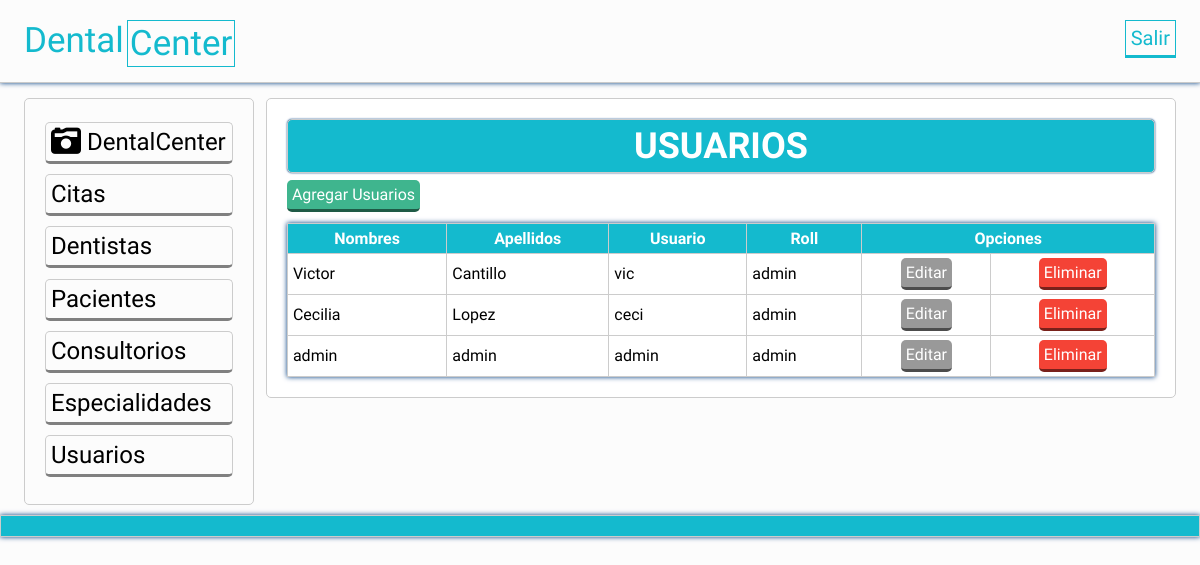
The page /vista/usuarios_vista.php on the database its author committed.
### tables this page shows
CREATE TABLE `usuarios` (
  `id` int(11) NOT NULL,
  `usuario` varchar(20) NOT NULL,
  `pass` varchar(200) DEFAULT NULL,
  `nombres` varchar(50) NOT NULL,
  `apellidos` varchar(50) NOT NULL,
  `Roll` varchar(15) NOT NULL
);

### vista/usuarios_vista.php (the view, shortened to what this page needs)
<?php
try{
	$conexion = new PDO('mysql:host=localhost;dbname=dentalcenter','root','');
}catch(PDOException $e){
	echo "Error: ". $e->getMessage();
}
$consulta = $conexion -> prepare("
	SELECT * FROM usuarios limit 5");
$consulta ->execute();
$consulta = $consulta ->fetchAll();
?>
<?php include 'plantillas/header.php'; ?>
	<section class="main">
		<div class="wrapp">
			<?php include 'plantillas/nav.php'; ?>
				<article>
					<div class="mensaje">
						<h2>USUARIOS</h2>
					</div>
					<a class="agregar" href="registrarusuarios.php">Agregar Usuarios</a>
						<table class="tabla">
						  <tr>
							<th>Nombres</th>
							<th>Apellidos</th>
                            <th>Usuario</th>
							<th>Roll</th>
                            <th colspan="2">Opciones</th>
						  </tr>
						<?php foreach ($consulta as $Sql): ?>
						<tr>
							<?php echo "<td>". $Sql['nombres']. "</td>"; ?>
                            <?php echo "<td>". $Sql['apellidos']. "</td>"; ?>
                            <?php echo "<td>". $Sql['usuario']. "</td>"; ?>
                            <?php echo "<td>". $Sql['Roll']. "</td>"; ?>
                            <?php echo "<td class='centrar'>"."<a href='actualizarusuario.php?id=".$Sql['id']."' class='editar'>Editar</a>". "</td>"; ?>
						  <?php echo "<td class='centrar'>"."<a href='eliminar_usuario.php?id=".$Sql['id']."' class='eliminar'>Eliminar</a>". "</td>"; ?>
						</tr>
						<?php endforeach; ?>
					</table>
				</article>
	</section>
<?php include 'plantillas/footer.php'; ?>
</body>
</html>

### css/estilos.css (style rules this page uses)
* { -webkit-box-sizing: border-box; -moz-box-sizing: border-box; box-sizing: border-box; margin:0px; padding:0px; font-family: 'Antic', sans-serif; }
body { background: rgba(0,0,0,.01); color:#000; }
.wrapp { padding: 0% 2%; width:100%; margin:auto; overflow: hidden; }
.mensaje { background: #14BACE; padding:5px; color:#fff; border-radius:5px; text-align: center; font-size: 1.5em; margin-bottom: 5px; box-shadow: 0 0px 2px #013D82 !important; }
article a { display:block; font-weight: normal; }
article { margin: 10px 0px; margin-left:1%; float: left; width: 79%; padding:20px; background: rgb(255, 255, 255); border-radius:5px; }
article,aside, .mensaje { border:1px solid #ccc; }
article a { margin: 2px 0px; display:inline-block; padding: 5px; color: white; border-radius:5px; cursor:pointer; border-bottom: 3px solid rgba(0, 0, 0,.5); width:auto; text-decoration:none; text-align:center; position: relative; }
article .agregar { background:#3FB58E; }
article .editar { background:#999; }
article .eliminar { background:#F44336; }
footer li,a { text-decoration: none; color: #fff; }
.tabla { box-shadow: 0 0px 5px #013D82 !important; width:100%; margin-top: 1%; border-collapse: collapse; }
.tabla th { background: #14BACE; padding: 5px; color:white; }
.centrar { text-align: center; }
.tabla td { padding: 2px 5px; }
.tabla td,th { border:1px solid #ccc; }

### rows shown on the page
usuarios: nombres "Victor", apellidos "Cantillo", usuario "vic", Roll "admin"
usuarios: nombres "Cecilia", apellidos "Lopez", usuario "ceci", Roll "admin"
usuarios: nombres "admin", apellidos "admin", usuario "admin", Roll "admin"
